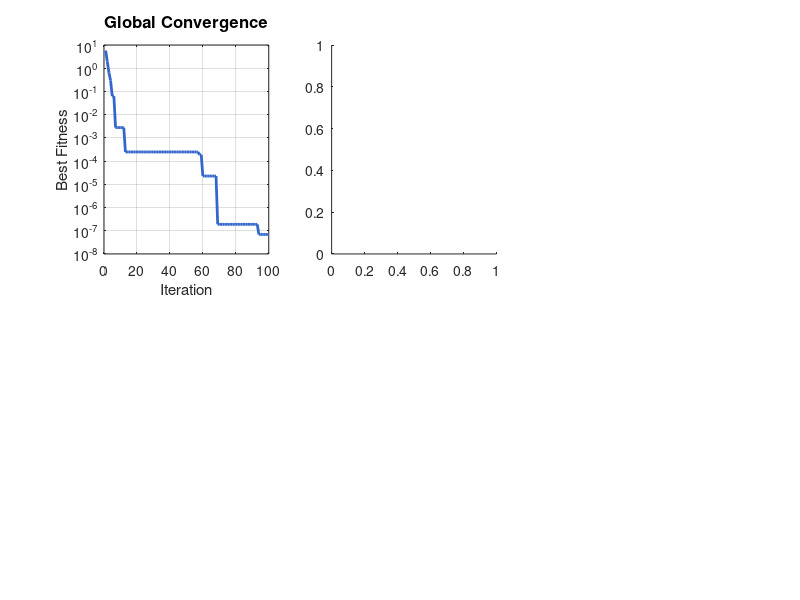

MATLAB code for this plot: (Note: this script raises an error after producing the figure.)
%% SAEPSO Parameter Control Demo
% Standalone visualization of how SAEPSO adapts parameters (w, c1, c2)
% for each particle based on fitness during optimization
%
% This demo uses a simple sphere function to clearly show parameter adaptation
% across iterations and particles.

clear; clc; close all;

%% Configuration
popSize = 10;           % Number of particles
maxIterations = 100;    % Optimization iterations
dims = 2;               % Problem dimensions

% SAEPSO parameter bounds (from config)
c_min = 0.5;
c_max = 2.5;
w_min = 0.2;
w_max = 0.9;

% Simple optimization problem: Sphere function
% f(x) = sum(x^2), optimal at x = [0, 0]
objectiveFunction = @(x) sum(x.^2, 2);

%% Initialize particles
particles = struct();
particles.positions = randn(popSize, dims) * 5;  % Random start in [-5, 5]
particles.velocities = randn(popSize, dims) * 0.1;
particles.fitness = objectiveFunction(particles.positions);
particles.bestPositions = particles.positions;
particles.bestFitness = particles.fitness;
particles.fitnessHistory = repmat(particles.fitness, 1, 3);  % For local optima detection

globalBestPosition = particles.bestPositions(1, :);
globalBestFitness = particles.bestFitness(1);

for i = 1:popSize
    if particles.fitness(i) < globalBestFitness
        globalBestFitness = particles.fitness(i);
        globalBestPosition = particles.positions(i, :);
    end
end

% Storage for parameter history
paramHistory = struct();
paramHistory.w = zeros(popSize, maxIterations);
paramHistory.c1 = zeros(popSize, maxIterations);
paramHistory.c2 = zeros(popSize, maxIterations);
paramHistory.fitness = zeros(popSize, maxIterations);
paramHistory.fap = zeros(popSize, maxIterations);

convergenceHistory = zeros(maxIterations, 1);
avgFitnessHistory = [repmat(sum(particles.fitness)/popSize, 3, 1)];

fprintf('SAEPSO Parameter Control Demo\n');
fprintf('==============================\n');
fprintf('Population: %d | Iterations: %d | Dimensions: %d\n', popSize, maxIterations, dims);
fprintf('c_min=%.2f, c_max=%.2f | w_min=%.2f, w_max=%.2f\n\n', c_min, c_max, w_min, w_max);

%% Main optimization loop
for iter = 1:maxIterations
    % Calculate average fitness
    avgPopulationFitness = sum(particles.fitness) / popSize;
    avgFitnessHistory = [avgFitnessHistory(2:end); avgPopulationFitness];

    % SAEPSO sine factor (Equation 44 from paper)
    chi = 0.5 * sin((iter/maxIterations) * pi - pi/2) + 0.5;

    % Update each particle
    for i = 1:popSize
        % Calculate adaptive fitness factor (Equation 42)
        if abs(avgPopulationFitness - globalBestFitness) > eps
            fap = (particles.fitness(i) - globalBestFitness) / (avgPopulationFitness - globalBestFitness);
        else
            fap = 0;
        end
        fap = max(0, min(1, fap));

        % SAEPSO adaptive parameters (Equations 43-44)
        w = w_max - (w_max - w_min) * (iter/maxIterations) * fap;
        c1 = c_max - (c_max - c_min) * chi * fap;
        c2 = c_min + (c_max - c_min) * chi * fap;

        % Store parameters for visualization
        paramHistory.w(i, iter) = w;
        paramHistory.c1(i, iter) = c1;
        paramHistory.c2(i, iter) = c2;
        paramHistory.fitness(i, iter) = particles.fitness(i);
        paramHistory.fap(i, iter) = fap;

        % PSO velocity update
        r1 = rand(1, dims);
        r2 = rand(1, dims);

        cognitiveComponent = c1 .* r1 .* (particles.bestPositions(i, :) - particles.positions(i, :));
        socialComponent = c2 .* r2 .* (globalBestPosition - particles.positions(i, :));

        particles.velocities(i, :) = w * particles.velocities(i, :) + cognitiveComponent + socialComponent;

        % Velocity clamping
        maxVel = 5;
        particles.velocities(i, :) = max(-maxVel, min(maxVel, particles.velocities(i, :)));

        % Position update
        particles.positions(i, :) = particles.positions(i, :) + particles.velocities(i, :);

        % Evaluate
        particles.fitness(i) = objectiveFunction(particles.positions(i, :));

        % Update personal best
        if particles.fitness(i) < particles.bestFitness(i)
            particles.bestFitness(i) = particles.fitness(i);
            particles.bestPositions(i, :) = particles.positions(i, :);
        end

        % Update global best
        if particles.fitness(i) < globalBestFitness
            globalBestFitness = particles.fitness(i);
            globalBestPosition = particles.positions(i, :);
        end
    end

    convergenceHistory(iter) = globalBestFitness;

    if mod(iter, 20) == 0
        fprintf('Iteration %3d: Global Best = %.6f, Avg Fitness = %.6f\n', ...
            iter, globalBestFitness, avgPopulationFitness);
    end
end

fprintf('\nOptimization Complete!\n');
fprintf('Final Best Fitness: %.6f\n', globalBestFitness);

%% Visualization
figure('Position', [100, 100, 1400, 900], 'Name', 'SAEPSO Parameter Control Visualization');

% Plot 1: Global convergence
ax1 = subplot(2, 3, 1);
plot(convergenceHistory, 'LineWidth', 2, 'Color', [0.2 0.4 0.8]);
xlabel('Iteration', 'FontSize', 11);
ylabel('Best Fitness', 'FontSize', 11);
title('Global Convergence', 'FontSize', 12, 'FontWeight', 'bold');
grid on;
set(ax1, 'YScale', 'log');

% Plot 2: Inertia weight (w) for all particles
ax2 = subplot(2, 3, 2);
hold on;
colors = parula(popSize);
for i = 1:popSize
    plot(paramHistory.w(i, :), 'Color', colors(i, :), 'LineWidth', 1.5, ...
        'DisplayName', sprintf('P%d', i));
end
xlabel('Iteration', 'FontSize', 11);
ylabel('w (Inertia Weight)', 'FontSize', 11);
title('Inertia Weight per Particle', 'FontSize', 12, 'FontWeight', 'bold');
ylim([w_min - 0.05, w_max + 0.05]);
grid on;
legend('FontSize', 8, 'Location', 'best');

% Plot 3: Cognitive coefficient (c1) for all particles
ax3 = subplot(2, 3, 3);
hold on;
for i = 1:popSize
    plot(paramHistory.c1(i, :), 'Color', colors(i, :), 'LineWidth', 1.5, ...
        'DisplayName', sprintf('P%d', i));
end
xlabel('Iteration', 'FontSize', 11);
ylabel('c1 (Cognitive)', 'FontSize', 11);
title('Cognitive Coefficient per Particle', 'FontSize', 12, 'FontWeight', 'bold');
ylim([c_min - 0.2, c_max + 0.2]);
grid on;

% Plot 4: Social coefficient (c2) for all particles
ax4 = subplot(2, 3, 4);
hold on;
for i = 1:popSize
    plot(paramHistory.c2(i, :), 'Color', colors(i, :), 'LineWidth', 1.5, ...
        'DisplayName', sprintf('P%d', i));
end
xlabel('Iteration', 'FontSize', 11);
ylabel('c2 (Social)', 'FontSize', 11);
title('Social Coefficient per Particle', 'FontSize', 12, 'FontWeight', 'bold');
ylim([c_min - 0.2, c_max + 0.2]);
grid on;

% Plot 5: Adaptive fitness factor (fap) for all particles
ax5 = subplot(2, 3, 5);
hold on;
for i = 1:popSize
    plot(paramHistory.fap(i, :), 'Color', colors(i, :), 'LineWidth', 1.5, ...
        'DisplayName', sprintf('P%d', i));
end
xlabel('Iteration', 'FontSize', 11);
ylabel('f_ap (Adaptive Fitness Factor)', 'FontSize', 11);
title('Fitness Adaptive Factor per Particle', 'FontSize', 12, 'FontWeight', 'bold');
ylim([-0.05, 1.05]);
grid on;

% Plot 6: Parameter space (w vs c1, colored by iteration)
ax6 = subplot(2, 3, 6);
colorData = repmat(1:maxIterations, popSize, 1);
colorData = colorData(:);
scatter(paramHistory.w(:), paramHistory.c1(:), 30, colorData, ...
    'filled', 'MarkerFaceAlpha', 0.6);
c = colorbar;
c.Label.String = 'Iteration';
xlabel('w (Inertia Weight)', 'FontSize', 11);
ylabel('c1 (Cognitive)', 'FontSize', 11);
title('Parameter Space Trajectory', 'FontSize', 12, 'FontWeight', 'bold');
xlim([w_min - 0.05, w_max + 0.05]);
ylim([c_min - 0.2, c_max + 0.2]);
grid on;

sgtitle(sprintf('SAEPSO Parameter Control: %d Particles, %d Iterations', popSize, maxIterations), ...
    'FontSize', 14, 'FontWeight', 'bold');

%% Summary statistics
fprintf('\n=== Parameter Statistics ===\n');
fprintf('Inertia Weight (w):\n');
fprintf('  Mean: %.4f | Std: %.4f | Range: [%.4f, %.4f]\n', ...
    mean(paramHistory.w(:)), std(paramHistory.w(:)), min(paramHistory.w(:)), max(paramHistory.w(:)));

fprintf('Cognitive Coefficient (c1):\n');
fprintf('  Mean: %.4f | Std: %.4f | Range: [%.4f, %.4f]\n', ...
    mean(paramHistory.c1(:)), std(paramHistory.c1(:)), min(paramHistory.c1(:)), max(paramHistory.c1(:)));

fprintf('Social Coefficient (c2):\n');
fprintf('  Mean: %.4f | Std: %.4f | Range: [%.4f, %.4f]\n', ...
    mean(paramHistory.c2(:)), std(paramHistory.c2(:)), min(paramHistory.c2(:)), max(paramHistory.c2(:)));

fprintf('\nKey Observations:\n');
fprintf('• Parameters vary per particle based on individual fitness\n');
fprintf('• Better particles (lower fitness) get stronger exploration (higher w)\n');
fprintf('• Worse particles get more exploitation (lower c1, higher c2)\n');
fprintf('• Parameters change over iterations: early exploration → late exploitation\n');
